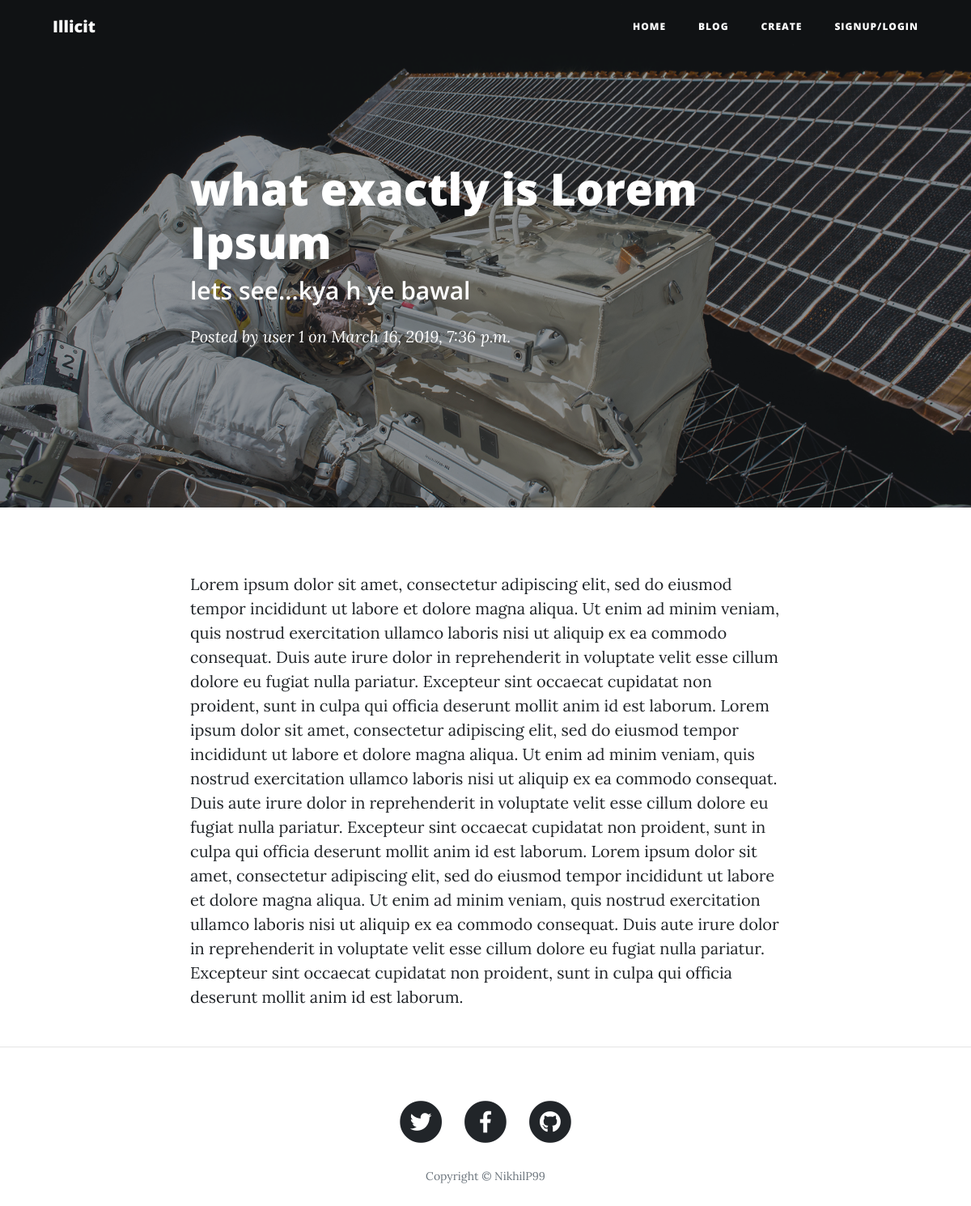
The page /blog/1 on the database its author committed.
### blog/models.py (models this page shows, shortened)
class Blog(models.Model):
    user = models.CharField(max_length=100)
    blog_title = models.CharField(max_length=100)
    blog_subtitle = models.CharField(max_length=100)
    content = models.TextField(max_length=5000)
    date = models.DateTimeField(auto_now_add=True)

### blog/views.py (the view)
# urls.py: path('<int:pk>',views.detail, name='detail'),
def detail(request,pk):
    details = Blog.objects.get(pk=pk)
    context = {
    'details':details,
    }
    return render(request,'blog/details.html',context)

### templates/blog/details.html
{% extends 'base.html' %}
  {% block content %}
<header class="masthead" style="background-image: url('img/post-bg.jpg')">
  <div class="overlay"></div>
  <div class="container">
    <div class="row">
      <div class="col-lg-8 col-md-10 mx-auto">
        <div class="post-heading">
          <h1>{{ details.blog_title }}</h1>
          <h2 class="subheading">{{ details.blog_subtitle }}</h2>
          <span class="meta">Posted by
            <a href="post.html#">{{ details.user }}</a>
            on {{ details.date }}</span>
        </div>
      </div>
    </div>
  </div>
</header>
<article>
  <div class="container">
    <div class="row">
      <div class="col-lg-8 col-md-10 mx-auto">
      <p>{{ details.content }}</p>
      </div>
    </div>
  </div>
</article>
{% endblock %}

### rows shown on the page
Blog: blog_title "what exactly is Lorem Ipsum", blog_subtitle "lets see...kya h ye bawal", user "user 1", date "March 16, 2019, 7:36 p.m.", content "Lorem ipsum dolor sit amet, consectetur adipiscing elit, sed do eiusmod tempor incididunt ut labore et dolore magna aliqua. Ut enim ad minim veniam, quis nostrud exercitation ullamco laboris nisi ut aliquip ex ea commodo consequat. Duis aute irure dolor in reprehenderit in voluptate velit esse cillum dolore eu fugiat nulla pariatur. Excepteur sint occaecat cupidatat non proident, sunt in culpa qui officia deserunt mollit anim id est laborum. Lorem ipsum dolor sit amet, consectetur adipiscing elit, sed do eiusmod tempor incididunt ut labore et dolore magna aliqua. Ut enim ad minim veniam, quis nostrud exercitation ullamco laboris nisi ut aliquip ex ea commodo consequat. Duis aute irure dolor…"
